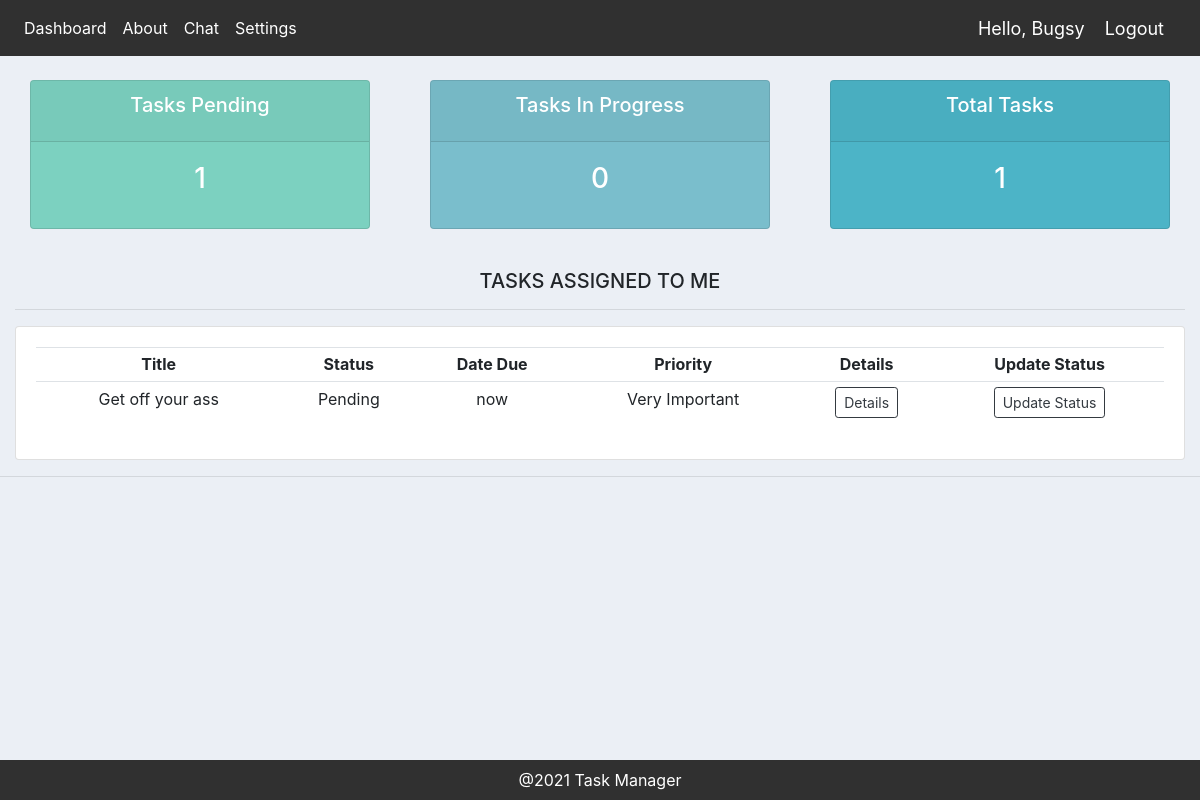
The app's page /user/ (signed in), older data.
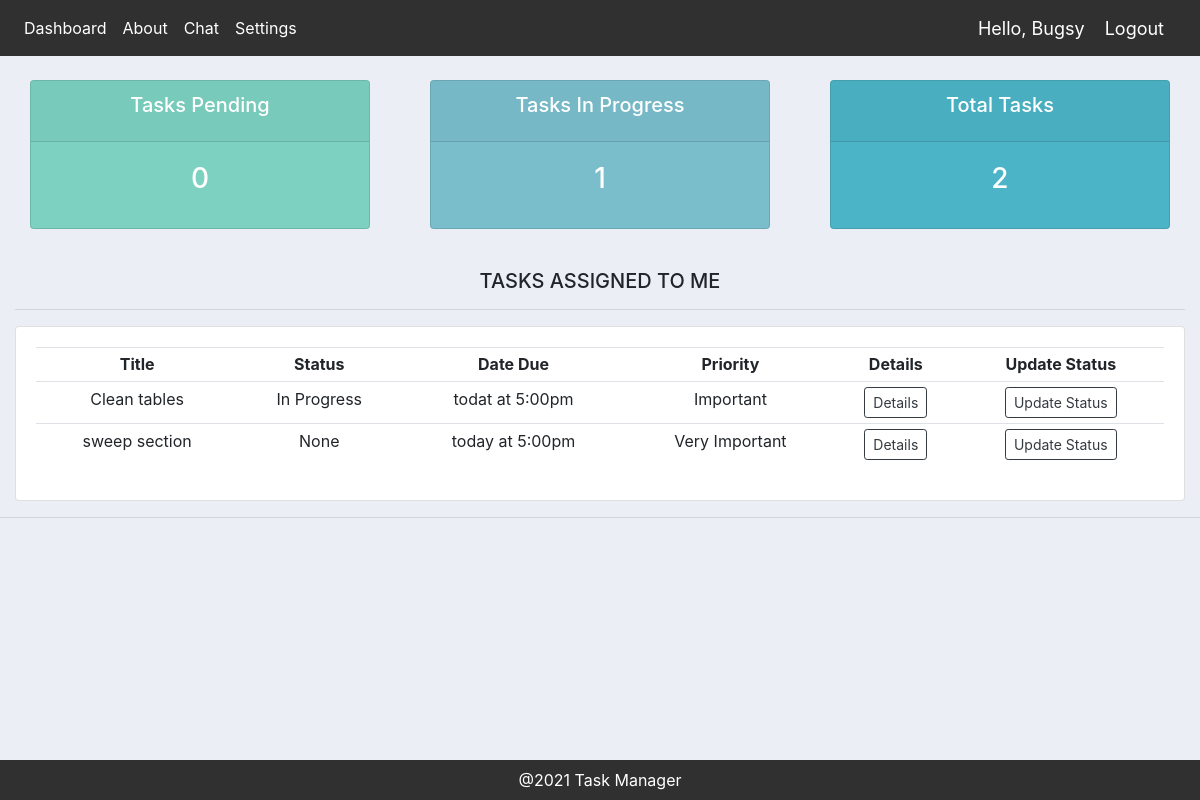
The same page, newer data.
### schedule_app/models.py (models this page shows)
class Task(models.Model):
    STATUS = (
        ('Pending', 'Pending'),
        ('In Progress', 'In Progress'),
        ('Complete', 'Complete')
    )
    PRIORITY = (
        ('Not Important', 'Not Important'),
        ('Important', 'Important'),
        ('Very Important', 'Very Important')
    )
    title = models.CharField(max_length=200, null=True)
    note = models.CharField(max_length=200, null=True, blank=True)
    date_assigned = models.DateTimeField(auto_now_add=True)
    date_due = models.CharField(max_length=200, null=True, blank=True)
    priority = models.CharField(max_length=200, null=True, choices=PRIORITY)
    status = models.CharField(max_length=200, null=True, choices=STATUS)
    employee = models.ForeignKey(
        Employee, null=True, on_delete=models.SET_NULL)
    def __str__(self):
        return self.title

### schedule_app/decorators.py (the view)
		def wrapper_func(request, *args, **kwargs):
			group = None
			if request.user.groups.exists():
				group = request.user.groups.all()[0].name
			if group in allowed_roles:
				return view_func(request, *args, **kwargs)
			else:
				return HttpResponse('You are not authorized to view this page')

### schedule_app/views.py (called while the page is built)
@login_required(login_url='login')
@allowed_users(allowed_roles=['employee'])
def userPage(request):
    tasks = request.user.employee.task_set.all()
    total_tasks = tasks.count()
    in_progress = tasks.filter(status='In Progress').count()
    pending = tasks.filter(status='Pending').count()
    print('tasks:', tasks)
    context = {'tasks': tasks, 'total_tasks': total_tasks,
               'in_progress': in_progress, 'pending': pending}
    return render(request, 'schedule_app/user.html', context)

### schedule_app/templates/schedule_app/user.html
{% extends 'schedule_app/main.html' %}
{% block content %}
{% include 'schedule_app/status.html' %}
<br>
<div class="row">
    <div class="col-md-12" style="text-align: center;">
        <h5>TASKS ASSIGNED TO ME</h5>
        <hr>
        <div class="card card-body">
            <table class="table table-sm">
                <tr>
                    <th>Title</th>
                    <th>Status</th>
                    <th>Date Due</th>
                    <th>Priority</th>
                    <th>Details</th>
                    <th>Update Status</th>
                </tr>
                {% for task in tasks %}
                <tr>
                    <td>{{task.title}}</td>
                    <td>{{task.status}}</td>
                    <td>{{task.date_due}}</td>
                    <td>{{task.priority}}</td>
                    <td><a class="btn btn-sm btn-outline-dark" href="{% url 'task_details' task.id %}">Details</a></td>
                    <td><a class="btn btn-sm btn-outline-dark" href="{% url 'update_status' task.id %}">Update
                            Status</a>
                    </td>
                </tr>
                {% endfor %}
            </table>
        </div>
    </div>
</div>
{% endblock %}

Row changes from the older to the newer data that the page shows:
removed Task: title "Get off your ass", status "Pending", date_due "now", priority "Very Important"
added Task: title "Clean tables", status "In Progress", date_due "todat at 5:00pm", priority "Important"
added Task: title "sweep section", status "None", date_due "today at 5:00pm", priority "Very Important"
Text that changed along with them:
{{ pending }}: "1" → "0"
{{ in_progress }}: "0" → "1"
{{ total_tasks }}: "1" → "2"
